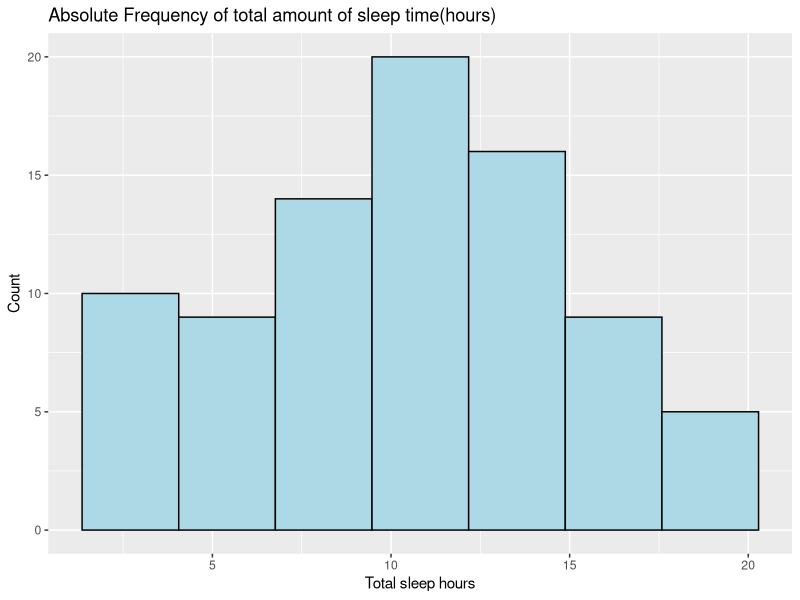
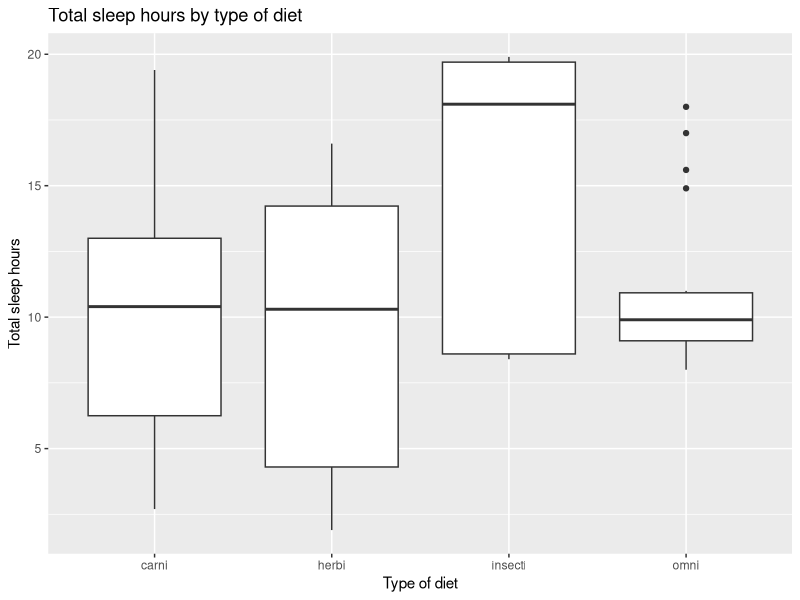
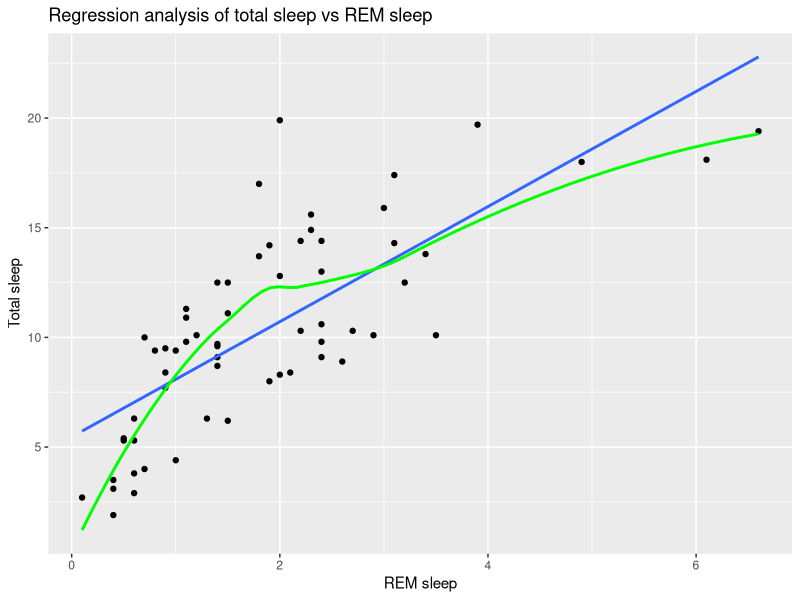

The R source for these figures, in order:
## ---- chunk 1
knitr::opts_chunk$set(echo = TRUE,tidy = TRUE)
## ---- chunk 2
library(ggplot2)
ggplot(msleep,aes(x=sleep_total))+
  geom_histogram(color="black",fill="lightblue",binwidth = 2*(IQR(msleep$sleep_total)/83^(1/3)))+
  labs(title = "Absolute Frequency of total amount of sleep time(hours)",x="Total sleep hours",y="Count")
## ---- chunk 3
ggplot(subset(msleep,(!is.na(sleep_total)) & (!is.na(vore))),aes(x=vore,y=sleep_total))+
  geom_boxplot()+
  labs(title = "Total sleep hours by type of diet",x="Type of diet",y="Total sleep hours")
## ---- chunk 4
tab<-table(msleep$vore)
tab
## ---- chunk 5
ggplot(msleep,aes(x=sleep_rem,y=sleep_total))+
  geom_point()+
  geom_smooth(method = "lm",se=F)+
  geom_smooth(method = "loess",color="green",se=F)+
  labs(title = "Regression analysis of total sleep vs REM sleep",x="REM sleep",y="Total sleep")
